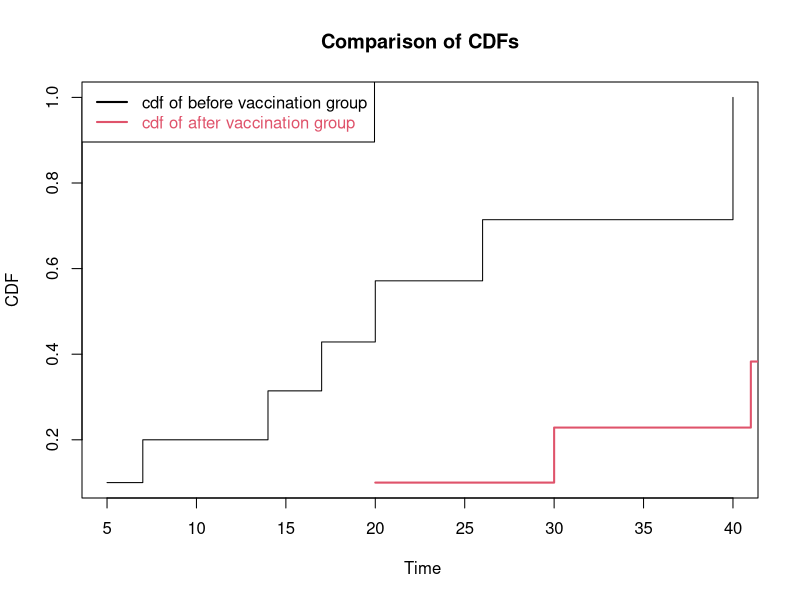

The R source for this figure:
#problem-5

install.packages("survival")
library(survival)
data =data.frame(
  Btime=c(5,7,9,14,17,19,20,26,30,40,NA),
  Bind=c(1,1,0,1,1,0,1,1,0,1,NA),
  Atime=c(18,20,22,27,30,35,41,41,50,55,57),
  Aind=c(0,1,0,0,1,0,0,1,0,1,0),
  Bfreq=c(1,1,1,1,1,1,1,1,1,1,1),
  Afreq=c(1,1,1,1,1,1,1,1,1,1,1)
)
data

##_____________________ Before vaccination group

Btime <- data$Btime
Bind <-  data$Bind
Bfreq <- data$Bfreq
 

B.KM.fit <- survfit(Surv(Btime,Bind)~1,weight=Bfreq,type="kaplan-meier")
summary(B.KM.fit)

before.t <- summary(B.KM.fit)$time
B.KM.rel <-summary(B.KM.fit)$surv
B.KM.F <- 1-B.KM.rel


#_________________________After vaccination group

Atime <- data$Atime
Aind <-  data$Aind
Afreq <- data$Afreq
 

A.KM.fit <- survfit(Surv(Atime,Aind)~1,weight=Afreq,type="kaplan-meier")
summary(A.KM.fit)

after.t <- summary(A.KM.fit)$time
A.KM.rel <- summary(A.KM.fit)$surv
A.KM.F <- 1-A.KM.rel


plot(before.t, B.KM.F, main="Comparison of CDFs", xlab=" Time", ylab="CDF", col=1, lty= 1, type="s", lwd=1)
lines (after.t, A.KM.F, col=2, lty=1,type="s", lwd=2)
legend ("topleft", c("cdf of before vaccination group", "cdf of after vaccination group"), col=c(1,2), text.col=c(1,2), lty=c(1,1),lwd=2)
